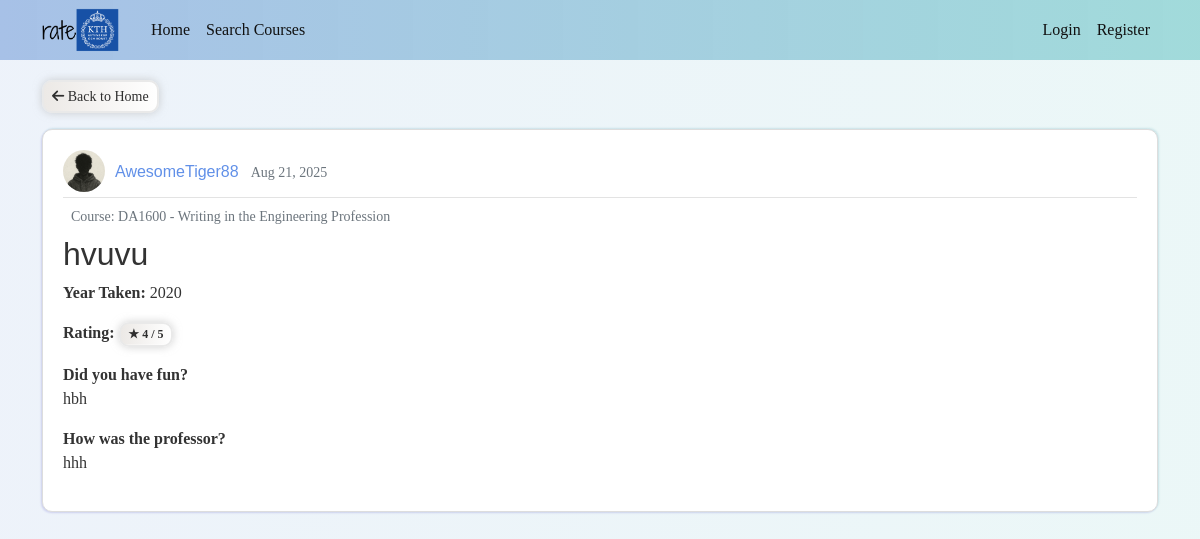
Screenshot of /post/2 with the database file from the repository.
### flasknetwork/models.py (models this page shows, shortened)
class User(db.Model, UserMixin): # the *table* name is 'user' by default, not 'User'
    id = db.Column(db.Integer, primary_key=True)
    username = db.Column(db.String(20), unique=True, nullable=False)
    email = db.Column(db.String(120), unique=True, nullable=False)
    image_file = db.Column(db.String(20), nullable=False, default='default1.png')
    password = db.Column(db.String(60), nullable=False)
    posts = db.relationship('Post', backref='author', lazy=True)
    email_verified = db.Column(db.Boolean, nullable=False, default=False)
    program_id = db.Column(db.Integer, db.ForeignKey('program.id'), nullable=False)
    program = db.relationship('Program', backref='students')

class Post(db.Model):
    id = db.Column(db.Integer, primary_key=True)
    title = db.Column(db.String(100), nullable=False)
    date_posted = db.Column(db.DateTime, nullable=False, default=datetime.utcnow)
    year_taken = db.Column(db.Integer, nullable=False)  # e.g., 2023
    rating = db.Column(db.Integer, nullable=False)  # e.g., 1-5
    answer_q1 = db.Column(db.Text, nullable=True)
    answer_q2 = db.Column(db.Text, nullable=True)
    answer_q3 = db.Column(db.Text, nullable=True)
    answer_q4 = db.Column(db.Text, nullable=True)
    answer_q5 = db.Column(db.Text, nullable=True)
    answer_q6 = db.Column(db.Text, nullable=True)
    user_id = db.Column(db.Integer, db.ForeignKey('user.id'), nullable=False)
    course_id = db.Column(db.Integer, db.ForeignKey('course.id'), nullable=False)
    __table_args__ = (db.UniqueConstraint('user_id', 'course_id', name='one_review_per_course'),)
    course = db.relationship('Course', backref='reviews')
    def get_answered_questions(self):
        questions_map = [
            ("Did you have fun?", self.answer_q1),
            ("How was the professor?", self.answer_q2),
            ("How was the workload?", self.answer_q3),
            ("Did you learn anything or just memorize a bunch of stuff?", self.answer_q4),
            ("What was the best part of the course?", self.answer_q5),
            ("A word to enrolling students?", self.answer_q6),
        ]
        return [(question, answer) for question, answer in questions_map
                if answer and answer.strip()]

class Course(db.Model):
    id = db.Column(db.Integer, primary_key=True)
    name = db.Column(db.String(100), nullable=False, index=True)
    code = db.Column(db.String(20), unique=True, nullable=False, index=True)

### flasknetwork/posts/routes.py (the view)
@posts.route('/post/<int:post_id>')
def post(post_id):
    post = Post.query.get_or_404(post_id)
    return render_template('post.html', title=post.title, post=post)

### flasknetwork/templates/post.html (shortened to what this page needs)
{% extends "layout.html" %}
{% block content %}
    <div class="mb-3">
        <a href="{{ url_for('main.home') }}" class="btn btn-sm gradient-anim gradient-anim--white gradient-shadow">
            <i class="fas fa-arrow-left"></i> Back to Home
        </a>
    </div>
    <article class="d-flex align-items-center content-section position-relative post-section">
        <div class="flex-grow-1">
            <div class="review-metadata">
                <img class="rounded-circle review-img" src="{{ url_for('static', filename='profile_pics/' + post.author.image_file) }}" alt="{{ post.author.username }}'s profile picture">
                <a class="me-2 author-link" href="{{ url_for('users.user_posts', username=post.author.username) }}">{{ post.author.username }}</a>
                <small class="text-muted">{{ post.date_posted.strftime('%b %d, %Y') }}</small>
            </div>
            <small class="text-secondary ms-2 d-block my-2">Course: {{ post.course.code }} - {{ post.course.name }}</small>
            <h2 class="review-title">{{ post.title }}</h2>
            <p><strong>Year Taken:</strong> {{ post.year_taken }}</p>
            <p><strong>Rating:</strong> <span class="badge gradient-shadow {{ 'gradient-anim gradient-anim--yellow' if post.rating == 5 else 'gradient-anim gradient-anim--white' }}">★ {{ post.rating }} / 5</span></p>
            {% for question, answer in post.get_answered_questions() %}
                <div class="mb-3">
                    <p><strong>{{ question }}</strong><br>{{ answer }}</p>
                </div>
            {% endfor %}
        </div>
    </article>
{% endblock content %}

### flasknetwork/templates/layout.html (shortened to what this page needs)
{% from 'macros/flash_macros.html' import thankyou_card %}
<!DOCTYPE html>
<html lang="en">
<head>
    <link href="https://cdn.jsdelivr.net/npm/bootstrap@5.0.2/dist/css/bootstrap.min.css" rel="stylesheet">
    <link rel="stylesheet" href="{{ url_for('static', filename='css/main.css') }}">
    <link rel="stylesheet" href="https://cdnjs.cloudflare.com/ajax/libs/font-awesome/6.4.2/css/all.min.css"
/>
</head>
<body>
    <header class="site-header">
        <nav class="navbar navbar-expand-md navbar-dark navbar-bg fixed-top">
            <div class="container">
                <a class="me-4" href="/">
                    <img src="{{ url_for('static', filename='logo/rateKTH_logo.png') }}" alt="rateKTH Logo" id="navbar-logo">
                </a>
                <div class="collapse navbar-collapse" id="navbarToggle">
                    <div class="navbar-nav me-auto">
                        <a class="nav-link" href="{{ url_for('main.home') }}">Home</a>
                        <a class="nav-link" href="{{ url_for('courses.search') }}">Search Courses</a>
                    </div>
                    <div class="navbar-nav">
                        {% if current_user.is_authenticated %}
                            <a class="nav-link d-none d-md-block gradient-anim btn me-3" href="{{ url_for('posts.new_post') }}">
                                <i class="fas fa-edit"></i> New Review
                            </a>
                            <a class="nav-link" href="{{ url_for('users.account') }}">Account</a>
                            <a class="nav-link" href="{{ url_for('users.logout') }}">Logout</a>
                        {% else %}
                            <a class="nav-link" href="{{ url_for('users.login') }}">Login</a>
                            <a class="nav-link" href="{{ url_for('users.register') }}">Register</a>
                        {% endif %}
                    </div>
                </div>
            </div>
        </nav>
    </header>
    <main class="container">
        <div class="row">
            <div class="col-md-12">
                {% block content %}{% endblock content %}
            </div>
        </div>
    </main>
</body>
</html>

### flasknetwork/static/css/main.css (style rules this page uses)
body { background: linear-gradient(to right, rgba(167, 193, 231, 0.2), rgba(156, 216, 216, 0.2)); color: #333333; margin-top: 5rem; font-family: Georgia, 'Times New Roman', Times, serif; }
h1, h2, h3, h4, h5, h6 { color: #444444; }
.navbar-bg { background: linear-gradient(to right, rgb(167, 193, 231), rgba(156, 216, 216, 0.937)); }
.site-header .navbar-nav .nav-link { color: #111111; transition: color 0.2s ease, transform 0.2s ease; }
.content-section { background: #ffffff; padding: 20px 20px; border: 1px solid #dddddd; border-radius: 10px; margin-bottom: 20px; box-shadow: -1px 1px 2px 0 rgba(32, 18, 183, 0.15), 1px -1px 2px 0 rgba(30, 132, 157, 0.15); }
a.review-title, a.author-link { text-decoration: none; }
a.author-link { color:#6190e8; font-family: 'Franklin Gothic Medium', 'Arial Narrow', Arial, sans-serif; transition: color 0.2s ease-in-out; }
.review-title { color: #333333; word-wrap: break-word; word-break: break-word; hyphens: auto; font-family: 'Franklin Gothic Medium', 'Arial Narrow', Arial, sans-serif; }
.review-img { height: 42px; width: 42px; margin-right: 6px; margin-bottom: 4px; vertical-align: middle; }
.review-metadata { padding-bottom: 1px; margin-bottom: 4px; border-bottom: 1px solid #e3e3e3 }
#navbar-logo { height: 44px; width: auto; display: inline-block; vertical-align: middle; transition: opacity 0.2s ease; }
.post-section { margin-left: 0px; margin-right: 0px; }
.gradient-anim { background: linear-gradient(to right, #a7bfe8 0%, #6190e8 51%, #a7bfe8 100%); box-shadow: 0 0 20px #eee; text-align: center; border-radius: 10px; background-size: 200% auto; background-position: left center; transition: background-position 0.5s ease; color: #000000; }
.gradient-anim--white { background-image: linear-gradient(to right, #ECE9E6 0%, #FFFFFF 51%, #ECE9E6 100%); color: rgb(47, 47, 47); border: 2px solid; border-color: rgb(233, 233, 233); border-radius: 10px; }
.gradient-shadow { box-shadow: 0 0 8px #b0b0b095; }

### rows the page displays
User: image_file (placeholder picture), author.username "AwesomeTiger88"
Post: date_posted "Aug 21, 2025", title "hvuvu", year_taken "2020", rating "4", question "Did you have fun?", answer_q1 "hbh", question "How was the professor?", answer_q2 "hhh"
Course: course.code "DA1600", course.name "Writing in the Engineering Profession"
